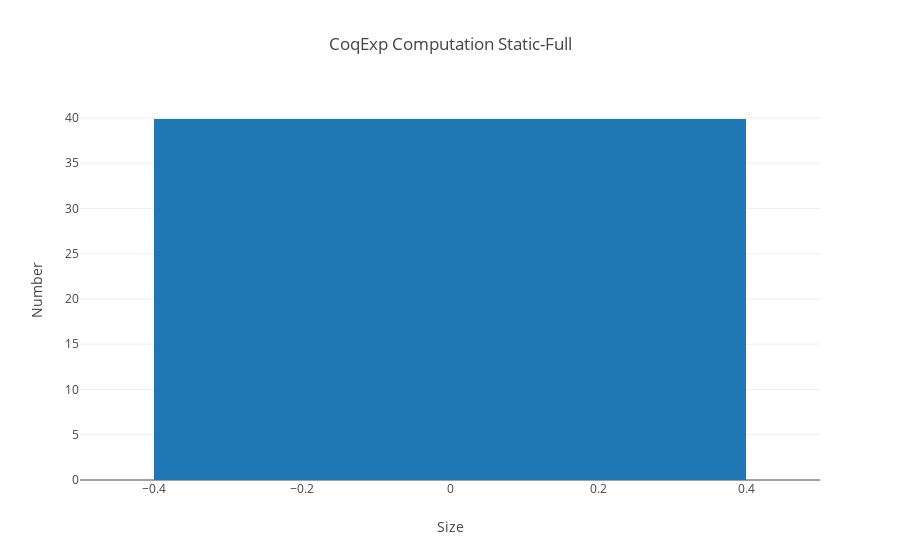

Write notebook code for a chart like this one.
### Code cell
import plotly
import plotly.plotly as py
import plotly.graph_objs as go

hist_sf, hist_sh, hist_nm = tactr_stats.coqexp_comp()
data = [go.Bar(x=[k for k, v in hist_nm.items()], y=[v for k, v in hist_nm.items()])]

layout = go.Layout(
    title='CoqExp Computation Static-Full',
    xaxis=dict(
        title='Size'
    ),
    yaxis=dict(
        title='Number',
    ),
)
fig = go.Figure(data=data, layout=layout)
plotly.offline.init_notebook_mode(connected=True)
plotly.offline.iplot(fig, filename='coqexp-sf-hist')

### Figure 1 — Plotly figure (JSON) as saved in the notebook; plotly's stock layout.template omitted (floating-point values rounded to 4 significant figures)
{"data": [{"type": "bar", "x": [0], "y": [39.88]}], "layout": {"title": "CoqExp Computation Static-Full", "xaxis": {"title": "Size"}, "yaxis": {"title": "Number"}}}
